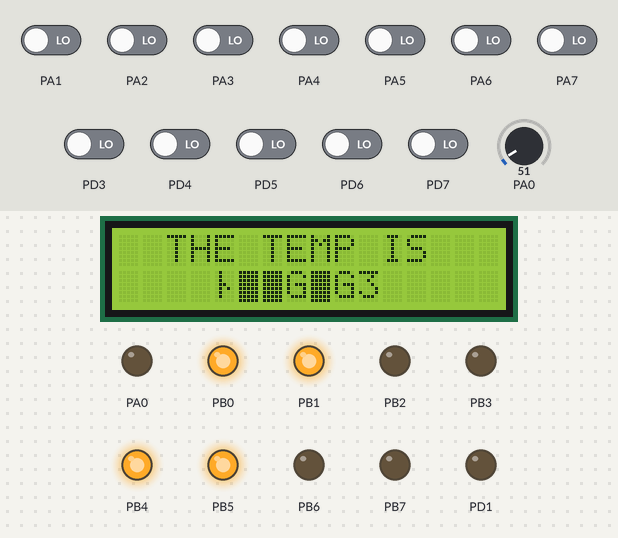
Bench run of a program on a simulated ATmega32, built with avr-gcc and emulated at 8 MHz. Parts: 16×2 character LCD, output pins drawn as LEDs (lit = HIGH). Wiring (inferred from the signals the program sends): character LCD (HD44780): RS PD0; E PD2; data PC0, PC1, PC2, PC3, PC4, PC5, PC6, PC7. Inputs (shaded band) come from the test bench; at power-on: PA1–7, PD3–7 LOW, PA0 = 51. Pins used as bus, display or sensor lines are not drawn.

Above: at 1.2 s.
1.3 s: PA0 set to 71
At 1.39 s:
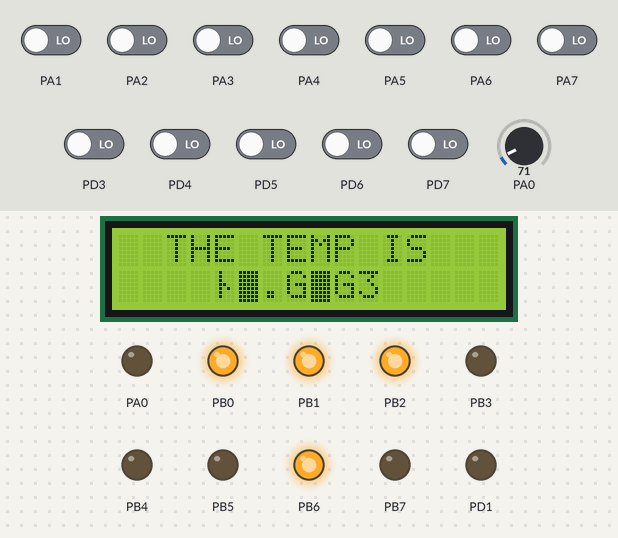
2.9 s: PA0 set to 61
5.9 s: PA1 driven HIGH
8.9 s: PA0 set to 15
At 9.16 s:
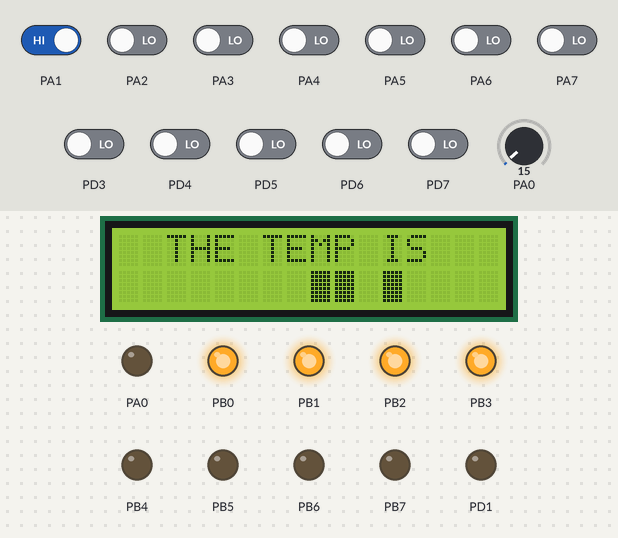
10.7 s: PA2 driven HIGH
At 12.39 s:
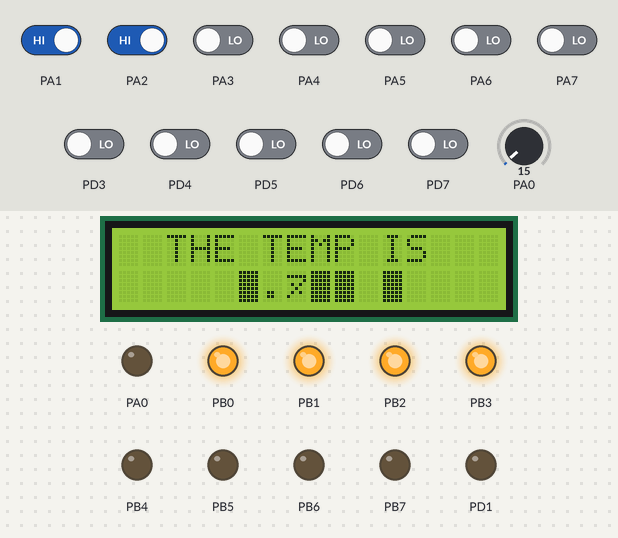
12.4 s: PA3 driven HIGH
Timing chart, 0 to 15.1 s (numbered marks = the images above; inputs shaded):
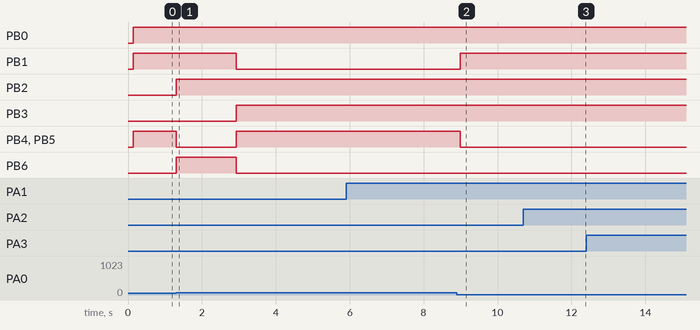

Measured:
- after the input at 1.3 s, PB2, PB6: LOW → HIGH at once; PB4, PB5: HIGH → LOW at once; the display: changes after 0.08 s (image 1)
- after the input at 2.9 s, PB1, PB6: HIGH → LOW at once; PB3–5: LOW → HIGH at once
- after the input at 5.9 s, every drawn part: stays the same
- after the input at 8.9 s, PB1: LOW → HIGH after 0.09 s; PB4, PB5: HIGH → LOW after 0.09 s; the display: first changes after 0.20 s (image 2 shows a later state)

The program:

lm35_lcd.c
```c
/*
 * lm35_lcd.c
 *
 * Created: 4/12/2019 10:19:33 PM
 *  Author: M.Aboelsaoud
 */
#include "hal_adc.h"
#include "lcd_driver.h"
void test()
{
	ecore_u8 arr[11]="0123456789";
	ecore_u16 reading = ADCL+(ADCH*256);
	reading*=4.88;
	LCD_Display_RowColumn(1,4,arr[reading/100%10]);
	LCD_Display_RowColumn(1,5,arr[reading/10%10]);
	LCD_Display_RowColumn(1,6,".");
	LCD_Display_RowColumn(1,7,arr[reading%10]);
	/*Lcd_Display_Character(arr[reading/100%10]);
	Lcd_Display_Character(arr[reading/10%10]);
	Lcd_Display_Character(arr[reading%10]);*/
	PORB=ADCL;
	/*PORTD=ADCH;*/
}
int main(void)
{
	DDRB=0xff;
	gstr_hal_adc_t obg1=
	{
		.hal_adc_cb=test,
		.freq=PRESCALER_128,
		.volt_ref=INERNAL_265_VREF,
	};
	Lcd_Init();
	LCD_Display_RowColumn(0,2,"THE TEMP IS ");
	hal_adc_init(&obg1);
	hal_adc_read_channel(0);

	/*LCD_Display_RowColumn(1,4,"ADCL");*/

    while(1)
    {
        //TODO:: Please write your application code
    }
}
```

micro_config.h
```c
/*
 * micro_config.h
 *
 *  Created on: Feb 12, 2019
 *      Author: M.Aboelsaoud
 */

#ifndef MICRO_CONFIG_H_
#define MICRO_CONFIG_H_


#ifndef F_CPU
#define F_CPU 8000000UL //8MHz Clock frequency
#endif

#include <avr/io.h>
//#include <avr/interrupt.h>
#include <util/delay.h>


#endif /* MICRO_CONFIG_H_ */
```

common.h
```c
/*
 * common.h
 *
 *  Created on: Jun 23, 2018
 *      Author: mahmoud aboelsaoud
 */

#ifndef COMMON_H_
#define COMMON_H_

typedef enum{
	E_FALSE =0,
	E_TRUE,
}tenum_bool;

#define NULL ((void *)0)
typedef tenum_bool bool_t;
typedef signed char ecore_s8;
typedef unsigned char ecore_u8;
typedef unsigned short int ecore_u16;
typedef unsigned long int ecore_u32;

#endif /* COMMON_H_ */
```

hal_adc.c
```c
/*
 * hal_adc.c
 *
 *  Created on: Aug 12, 2018
 *      Author: Aboelsaoud ^_^
 */

#include"common.h"
#include"hal_adc.h"

static void (*cb_adc)();
ISR(ADC_vect)
{
	(*cb_adc)();
}

static void interrupt_config()
{
	SREG|=(1<<7);
	ADCSRA|=(1<<3);
}

bool_t hal_adc_init(gstr_hal_adc_t *adc_info/*, void *cb_ptr*/)
{
	bool_t ret_val=E_TRUE;
	if(adc_info!=NULL)
	{
		cb_adc=(void(*)())(adc_info->hal_adc_cb);
		/*ADC Enable*/
		ADCSRA|=(1<<7);
		interrupt_config();

		/*ADMUX Vref REFS0 , REFS1*/
		if(adc_info->volt_ref==AREF_INTERNAL)
		{
			ADMUX &=~(1<<7)&~(1<<6);
		}
		else if(adc_info->volt_ref==EXTERNAL_VCC)
		{
			ADMUX &=~(1<<7)|(1<<6);
		}
		else if(adc_info->volt_ref==INERNAL_265_VREF)
		{
			ADMUX |=(1<<7)|(1<<6);
		}
		else
		{
			ret_val=E_FALSE;
		}

		if(adc_info->freq==PRESCALER_128)
		{
			/*ADCSRA  prescaler config*/
			ADCSRA |=(1<<2)|(1<<1)|(1<<0);
		}
		else
		{
			ret_val=E_FALSE;
		}

	}
	else
	{
		 ret_val=E_FALSE;
	}


	return ret_val;
}


bool_t hal_adc_read_channel(ecore_u8 channel)
{
	bool_t ret_val=E_TRUE;

	if(channel<8)
	{
		/*portA input*/
		 DDRA|=(1<<channel);
		/*channel select*/
		 ADMUX|=(ADMUX & 0xf0)|channel;
		/* ADCSRA ADC start convertion*/
		 ADCSRA |=(1<<6)|(1<<5);
		/* while((ADCSRA&(1<<4))==0);
		 DDRB=0xff;
		 PORB=ADCL;*/
	}
	else
	{
		 ret_val=E_FALSE;
	}


	return ret_val;
}
```

hal_adc.h
```c
/*
 * hal_adc.h
 *
 *  Created on: Aug 12, 2018
 *      Author: Aboelsaoud ^_^
 */

#ifndef HAL_ADC_H_
#define HAL_ADC_H_
#include"common.h"
#include<avr/interrupt.h>

#define ADCSRA *(volatile unsigned char*)0x26
#define ADCL   *(volatile unsigned char*)0x24
#define ADCH   *(volatile unsigned char*)0x25
#define ADMUX  *(volatile unsigned char*)0x27
#define SFIOR  *(volatile unsigned char*)0x50
#define SREG   *(volatile unsigned char*)0x5f
#define DDRA   *(volatile unsigned char*)0x3a
#define DDRB   *(volatile unsigned char*)0x37
#define PORB   *(volatile unsigned char*)0x38

typedef enum
{
	PRESCALER_2=0x0,
	PRESCALER_4,
	PRESCALER_8,
	PRESCALER_16,
	PRESCALER_32,
	PRESCALER_64,
	PRESCALER_128,
}enum_adc_freq_t;

typedef enum
{
	AREF_INTERNAL,
	EXTERNAL_VCC,
	INERNAL_265_VREF,
}enum_adc_voltage_ref_t;
/*
typedef enum
{
	SINGEL_ENDED_INPUT,
	DIFFERENTIAL,
}enum_adc_mode_t;*/

/*typedef enum{
	ADC0=00000,
	ADC1=00001,
	ADC2=00010,
	ADC3=00011,
	ADC4=00100,
	ADC5=00101,
	ADC6=00110,
	ADC7=00111,
}enum_single_ended_ch_t;*/

typedef struct
{
	void (*hal_adc_cb)();
	enum_adc_freq_t freq;
	enum_adc_voltage_ref_t volt_ref;
	//enum_adc_mode_t mode;
}gstr_hal_adc_t;

bool_t hal_adc_init(gstr_hal_adc_t *adc_info);
bool_t hal_adc_read_channel(ecore_u8 channel);


#endif /* HAL_ADC_H_ */
```

lcd.c
```c
/*
 * lcd.c
 *
 *  Created on: Feb 12, 2019
 *      Author: M.Aboelsaoud
 */

#include "lcd_driver.h"

bool_t Lcd_Init()
{
	bool_t ret_val=E_TRUE;
	/* set lcd data port and RS E Rw as output  */
	LCD_CNTR_PORT_DIR |=(1<<RS)|(1<<RW)|(1<<E);
	#if(DATA_BITS_MODE == 4)
		#ifdef UPPER_PORT_PINS
	       LCD_DATA_PORT_DIR=0xf0; /* Configure the highest 4 bits of the data port as output pins */
 	 	#else
	       LCD_DATA_PORT_DIR=0x0f; /* Configure the lowest 4 bits of the data port as output pins */
		#endif
	       Lcd_Send_Command(FOUR_BITS_DATA_MODE); /* initialize LCD in 4-bit mode */
	       Lcd_Send_Command(TWO_LINE_LCD_Four_BIT_MODE);
    #elif(DATA_BITS_MODE == 8)
	       LCD_DATA_PORT_DIR=0xff; /* initialize LCD in 8-bit mode */
	       Lcd_Send_Command(TWO_LINE_LCD_Eight_BIT_MODE);
	#endif
	Lcd_Send_Command(CURSOR_OFF);
	Lcd_Send_Command(CLEAR_COMMAND);

	return ret_val;
}


bool_t Lcd_Send_Command(ecore_u8 comm)
{
	bool_t ret_val=E_TRUE;
	/* Clear RS, RW */
	CLEAR_BIT(LCD_CNTR_PORT_PORT, RS);
	CLEAR_BIT(LCD_CNTR_PORT_PORT, RW);
	_delay_ms(1);
	CLEAR_BIT(LCD_CNTR_PORT_PORT, E);
	_delay_ms(1);

#if(DATA_BITS_MODE==4)
	/* out the upper 4 bits of the required command to the data bus D4 --> D7 */
	#ifdef UPPER_PORT_PINS
		LCD_DATA_PORT_PORT= (comm & 0xf0);
    #else
		LCD_DATA_PORT_PORT= ((comm >>4)& 0xf0);
	#endif

		_delay_ms(1);
		/*SET the enable pulse*/
		SET_BIT(LCD_CNTR_PORT_PORT, E);
		_delay_ms(1);
		CLEAR_BIT(LCD_CNTR_PORT_PORT, E);
		_delay_ms(1);
    #ifdef UPPER_PORT_PINS
		LCD_DATA_PORT_PORT= ((comm<<4)&0xf0);
	#else
		LCD_DATA_PORT_PORT= (comm &0x0f);
	#endif

		_delay_ms(1);
		/*SET the enable pulse*/
		SET_BIT(LCD_CNTR_PORT_PORT, E);
		_delay_ms(1);
		CLEAR_BIT(LCD_CNTR_PORT_PORT, E);
		_delay_ms(1);

#elif(DATA_BITS_MODE==8)
		LCD_DATA_PORT_PORT=comm;
		_delay_ms(1);
		/*SET the enable pulse*/
		SET_BIT(LCD_CNTR_PORT_PORT, E);
		_delay_ms(1);
		CLEAR_BIT(LCD_CNTR_PORT_PORT, E);
		_delay_ms(1);


#endif


	return ret_val;
}


bool_t Lcd_Display_Character(ecore_u8 ch)
{
	bool_t ret_val=E_TRUE;
	/* Clear RS, RW */
	SET_BIT(LCD_CNTR_PORT_PORT, RS);
	CLEAR_BIT(LCD_CNTR_PORT_PORT, RW);
	_delay_ms(1);
	CLEAR_BIT(LCD_CNTR_PORT_PORT, E);
	_delay_ms(1);

#if(DATA_BITS_MODE==4)
	/* out the lowest 4 bits of the required command to the data bus D4 --> D7 */
	#ifdef UPPER_PORT_PINS
		LCD_DATA_PORT_PORT= (ch & 0xf0);
    #else
		LCD_DATA_PORT_PORT= ((ch >>4)& 0xf0);
	#endif

		_delay_ms(1);
		/*SET the enable pulse*/
		SET_BIT(LCD_CNTR_PORT_PORT, E);
		_delay_ms(1);
		CLEAR_BIT(LCD_CNTR_PORT_PORT, E);
		_delay_ms(1);
    #ifdef UPPER_PORT_PINS
		LCD_DATA_PORT_PORT= ((ch<<4)&0xf0);
	#else
		LCD_DATA_PORT_PORT= (ch &0x0f);
	#endif

		_delay_ms(1);
		/*SET the enable pulse*/
		SET_BIT(LCD_CNTR_PORT_PORT, E);
		_delay_ms(1);
		CLEAR_BIT(LCD_CNTR_PORT_PORT, E);
		_delay_ms(1);

#elif(DATA_BITS_MODE==8)
		LCD_DATA_PORT_PORT=ch;
		_delay_ms(1);
		/*SET the enable pulse*/
		SET_BIT(LCD_CNTR_PORT_PORT, E);
		_delay_ms(1);
		CLEAR_BIT(LCD_CNTR_PORT_PORT, E);
		_delay_ms(1);


#endif

	return ret_val;
}

bool_t Lcd_Display_Int(ecore_u16 ch)
{
	bool_t ret_val=E_TRUE;
	/* Clear RS, RW */
	SET_BIT(LCD_CNTR_PORT_PORT, RS);
	CLEAR_BIT(LCD_CNTR_PORT_PORT, RW);
	_delay_ms(1);
	CLEAR_BIT(LCD_CNTR_PORT_PORT, E);
	_delay_ms(1);

	#if(DATA_BITS_MODE==4)
	/* out the lowest 4 bits of the required command to the data bus D4 --> D7 */
	#ifdef UPPER_PORT_PINS
	LCD_DATA_PORT_PORT= (ch & 0xf0);
	#else
	LCD_DATA_PORT_PORT= ((ch >>4)& 0xf0);
	#endif

	_delay_ms(1);
	/*SET the enable pulse*/
	SET_BIT(LCD_CNTR_PORT_PORT, E);
	_delay_ms(1);
	CLEAR_BIT(LCD_CNTR_PORT_PORT, E);
	_delay_ms(1);
	#ifdef UPPER_PORT_PINS
	LCD_DATA_PORT_PORT= ((ch<<4)&0xf0);
	#else
	LCD_DATA_PORT_PORT= (ch &0x0f);
	#endif

	_delay_ms(1);
	/*SET the enable pulse*/
	SET_BIT(LCD_CNTR_PORT_PORT, E);
	_delay_ms(1);
	CLEAR_BIT(LCD_CNTR_PORT_PORT, E);
	_delay_ms(1);

	#elif(DATA_BITS_MODE==8)
	LCD_DATA_PORT_PORT=ch;
	_delay_ms(1);
	/*SET the enable pulse*/
	SET_BIT(LCD_CNTR_PORT_PORT, E);
	_delay_ms(1);
	CLEAR_BIT(LCD_CNTR_PORT_PORT, E);
	_delay_ms(1);


	#endif

	return ret_val;

}

bool_t Lcd_Display_String(const ecore_u8* str)
{
	bool_t ret_val=E_TRUE;

	/* Clear RS, RW */
	SET_BIT(LCD_CNTR_PORT_PORT, RS);
	CLEAR_BIT(LCD_CNTR_PORT_PORT, RW);

	while(*str){
		Lcd_Display_Character(*str);
/*
	LCD_DATA_PORT_PORT=*str;
	_delay_ms(1);

	//SET the enable pulse
	SET_BIT(LCD_CNTR_PORT_PORT, E);
	_delay_ms(1);
	CLEAR_BIT(LCD_CNTR_PORT_PORT, E);
	_delay_ms(1);*/
	str++;
	}

	return ret_val;
}

bool_t LCD_goToRowColumn(ecore_u8 row, ecore_u8 col)
{
	bool_t ret_val=E_TRUE;

	 static	ecore_u8 Address;

	switch(row)
		{
			case 0:
					Address=col;
					break;
			case 1:
					Address=col+0x40;
					break;
			case 2:
					Address=col+0x10;
					break;
			case 3:
					Address=col+0x50;
					break;
		}
	 /* we need to apply the corresponding command 0b10000000+Address */
	Lcd_Send_Command(Address | SET_CURSOR_LOCATION);


	return ret_val;
}

bool_t LCD_Display_RowColumn(ecore_u8 row, ecore_u8 col, const ecore_u8* str)
{

	bool_t ret_val=E_TRUE;

	 LCD_goToRowColumn(row, col);
	 Lcd_Display_String(str);

	return ret_val;
}


bool_t Lcd_Off()
{
	bool_t ret_val=E_TRUE;

  Lcd_Send_Command(LCD_OFF);

	return ret_val;
}

bool_t Lcd_Clean()
{
	bool_t ret_val=E_TRUE;

  Lcd_Send_Command(CLEAR_COMMAND);

	return ret_val;
}
```

lcd_driver.h
```c
/*
 * lcd_driver.h
 *
 *  Created on: Feb 12, 2019
 *      Author: M.Aboelsaoud
 */

#ifndef LCD_DRIVER_H_
#define LCD_DRIVER_H_


#include"common_std_types.h"
#include"macros_commen.h"
#include"micro_config.h"

/*lcd 4 bit mode*/
#define DATA_BITS_MODE 8

/* Use higher 4 bits in the data port */
#if (DATA_BITS_MODE == 4)
#define UPPER_PORT_PINS
#endif


/*Lcd control commands*/
#define CLEAR_COMMAND 0x01
#define FOUR_BITS_DATA_MODE 0x02
#define TWO_LINE_LCD_Four_BIT_MODE 0x28
#define TWO_LINE_LCD_Eight_BIT_MODE 0x38
#define CURSOR_OFF 0x0C
#define CURSOR_ON 0x0E
#define SET_CURSOR_LOCATION 0x80
#define LCD_OFF 0x0E


/*Lcd HW configration */
#define RS 0    //PD0
#define RW 1   //PD1
#define E  2   //PD2
#define LCD_CNTR_PORT_DIR     *(volatile unsigned char*)0x31 //DDIRD
#define LCD_CNTR_PORT_PORT    *(volatile unsigned char*)0x32 // PORTD
#define LCD_DATA_PORT_DIR     *(volatile unsigned char*)0x34// DDRC   DDRB
#define LCD_DATA_PORT_PORT    *(volatile unsigned char*)0x35 //PORTC  PORTB


/*Lcd Interface APIS*/
bool_t Lcd_Init();
bool_t Lcd_Send_Command(ecore_u8 comm);
bool_t Lcd_Display_Character(ecore_u8 ch);
bool_t Lcd_Display_Int(ecore_u16 ch);
bool_t Lcd_Display_String(const ecore_u8* str);
bool_t Lcd_Off();
bool_t Lcd_Clean();
bool_t LCD_goToRowColumn(ecore_u8 row, ecore_u8 col);

bool_t LCD_Display_RowColumn(ecore_u8 row, ecore_u8 col, const ecore_u8* str);


#endif /* LCD_DRIVER_H_ */
```

macros_commen.h
```c
/*
 * macros_commen.h
 *
 *  Created on: Feb 12, 2019
 *      Author: M.Aboelsaoud
 */

#ifndef MACROS_COMMEN_H_
#define MACROS_COMMEN_H_

/*Set bit in any register*/
#define SET_BIT(REG, BIT) (REG |=(1<<BIT))

/*Clear bit in any register*/
#define CLEAR_BIT(REG, BIT) (REG &= ~(1<<BIT))

/*Toggle bit in any register*/
#define TOGGLE_BIT(REG, BIT) (REG ^=(1<<BIT))

/*Check if any bit in register is set return true if bit is set*/
#define IS_BIT_SET(REG, BIT)  (REG & (1<<BIT))

/*Check if any bit in register is cleared return true if bit is cleared*/
#define IS_BIT_CLEAR(REG, BIT)  (!(REG & (1<<BIT)))

#endif /* MACROS_COMMEN_H_ */
```

common_std_types.h
```c
/*
 * common_std_types.h
 *
 *  Created on: Feb 12, 2019
 *      Author: M.Aboelsaoud
 */

#ifndef COMMON_H_
#define COMMON_H_

typedef enum{
	E_FALSE =0,
	E_TRUE,
}tenum_bool;

#define NULL ((void *)0)
typedef tenum_bool bool_t;
typedef signed char ecore_s8;
typedef unsigned char ecore_u8;
typedef unsigned short int ecore_u16;
typedef unsigned long int ecore_u32;

#endif /* COMMON_H_ */
```
